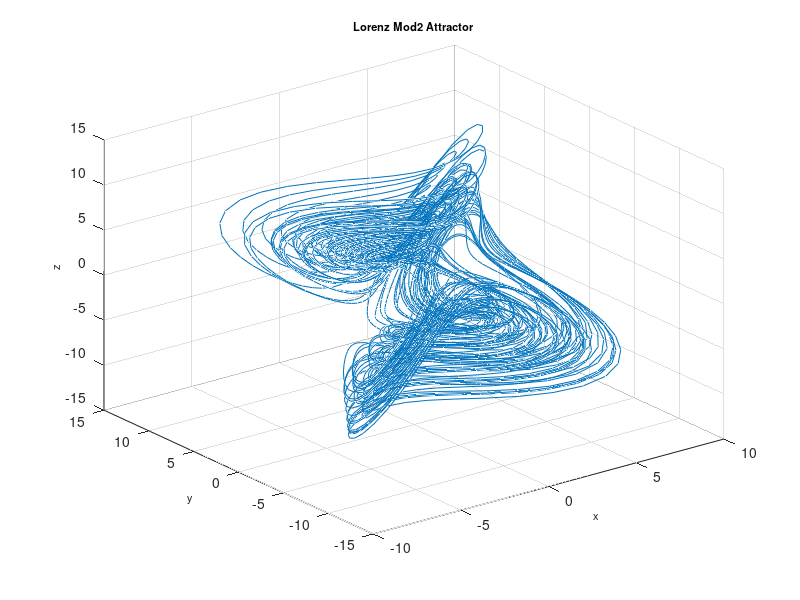

This chart was generated by the following MATLAB code:
function Mod2
%==========================================================================
% Matlab program to plot a phase portrait of the 3D chaotic system
%==========================================================================
clear
clc
clf
%==================== Parameters ==========================================
a =0.9; b=5; c=9.9; d=1;
%===================== Initial conditions =================================
initial=[-5, -5, -5]; 
% =============== Solves ODEs =============================================
deq1=@(t,x) [-a*x(1)+x(2)^2-x(3)^2+a*c; x(1)*(x(2)-b*x(3))+d;...
    -x(3)+x(1)*(b*x(2)+x(3))];
[~,sol] = ode45(deq1,[0, 80],initial);
%============= Runs simulation ============================================
    plot3(sol(:,1),sol(:,2),sol(:,3)),grid
    title('Lorenz Mod2 Attractor','fontsize',8)
    xlabel('x','fontsize',8)
    ylabel('y','fontsize',8)
    zlabel('z','fontsize',8)
%================= End of program =========================================
